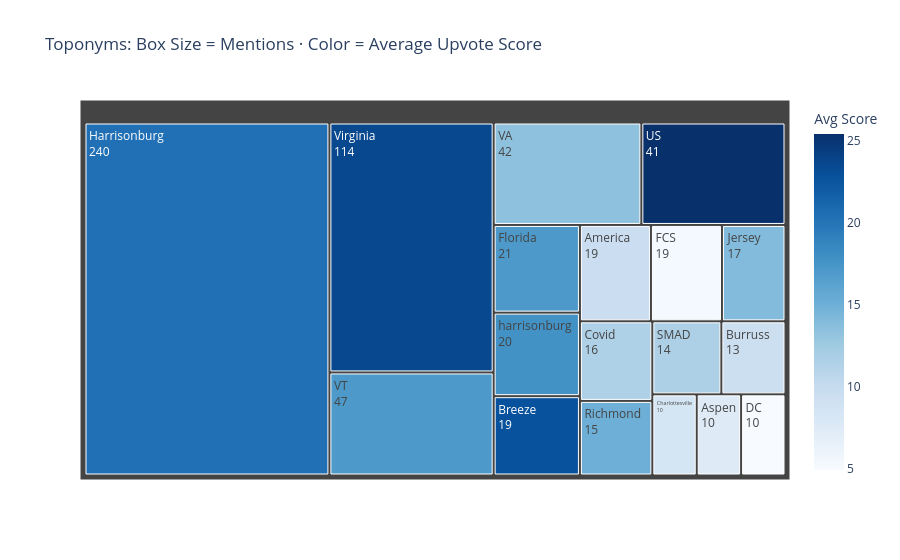

Write notebook code for a chart like this one.
### Code cell
# Take the top 30 by engagement for plotting
top30_engagement = toponym_engagement.head(30)

# Treemap: each box is one place name
#   Box SIZE  → Count        (bigger box = mentioned more often)
#   Box COLOR → Avg_Score    (darker blue = higher average upvote score)
fig = px.treemap(
    top30_engagement,
    path=['Toponym'],
    values='Count',
    color='Avg_Score',
    title='Toponyms: Box Size = Mentions · Color = Average Upvote Score',
    labels={'Avg_Score': 'Avg Score', 'Count': 'Mentions'},
    color_continuous_scale='Blues',
)

fig.update_traces(textinfo='label+value')
fig.show()

### Figure 1 — Plotly figure (JSON) as saved in the notebook; plotly's stock layout.template omitted (floating-point values rounded to 4 significant figures)
{"data": [{"branchvalues": "total", "customdata": [[25.39], [23.51], [22.79], [20.32], [17.7], [17.1], [17.02], [15.07], [14.0], [13.4], [11.64], [11.56], [9.526], [9.385], [8.5], [7.5], [5.263], [4.9]], "domain": {"x": [0, 1], "y": [0, 1]}, "hovertemplate": "labels=%{label}<br>Mentions=%{value}<br>parent=%{parent}<br>id=%{id}<br>Avg Score=%{color}<extra></extra>", "ids": ["US", "Virginia", "Breeze", "Harrisonburg", "harrisonburg", "Florida", "VT", "Richmond", "Jersey", "VA", "SMAD", "Covid", "America", "Burruss", "Charlottesville", "Aspen", "FCS", "DC"], "labels": ["US", "Virginia", "Breeze", "Harrisonburg", "harrisonburg", "Florida", "VT", "Richmond", "Jersey", "VA", "SMAD", "Covid", "America", "Burruss", "Charlottesville", "Aspen", "FCS", "DC"], "marker": {"coloraxis": "coloraxis", "colors": [25.39, 23.51, 22.79, 20.32, 17.7, 17.1, 17.02, 15.07, 14.0, 13.4, 11.64, 11.56, 9.526, 9.385, 8.5, 7.5, 5.263, 4.9]}, "name": "", "parents": ["", "", "", "", "", "", "", "", "", "", "", "", "", "", "", "", "", ""], "textinfo": "label+value", "type": "treemap", "values": [41.0, 114.0, 19.0, 240.0, 20.0, 21.0, 47.0, 15.0, 17.0, 42.0, 14.0, 16.0, 19.0, 13.0, 10.0, 10.0, 19.0, 10.0]}], "layout": {"coloraxis": {"colorbar": {"title": {"text": "Avg Score"}}, "colorscale": [[0, "rgb(247,251,255)"], [0.125, "rgb(222,235,247)"], [0.25, "rgb(198,219,239)"], [0.375, "rgb(158,202,225)"], [0.5, "rgb(107,174,214)"], [0.625, "rgb(66,146,198)"], [0.75, "rgb(33,113,181)"], [0.875, "rgb(8,81,156)"], [1, "rgb(8,48,107)"]]}, "legend": {"tracegroupgap": 0}, "title": {"text": "Toponyms: Box Size = Mentions · Color = Average Upvote Score"}}}
